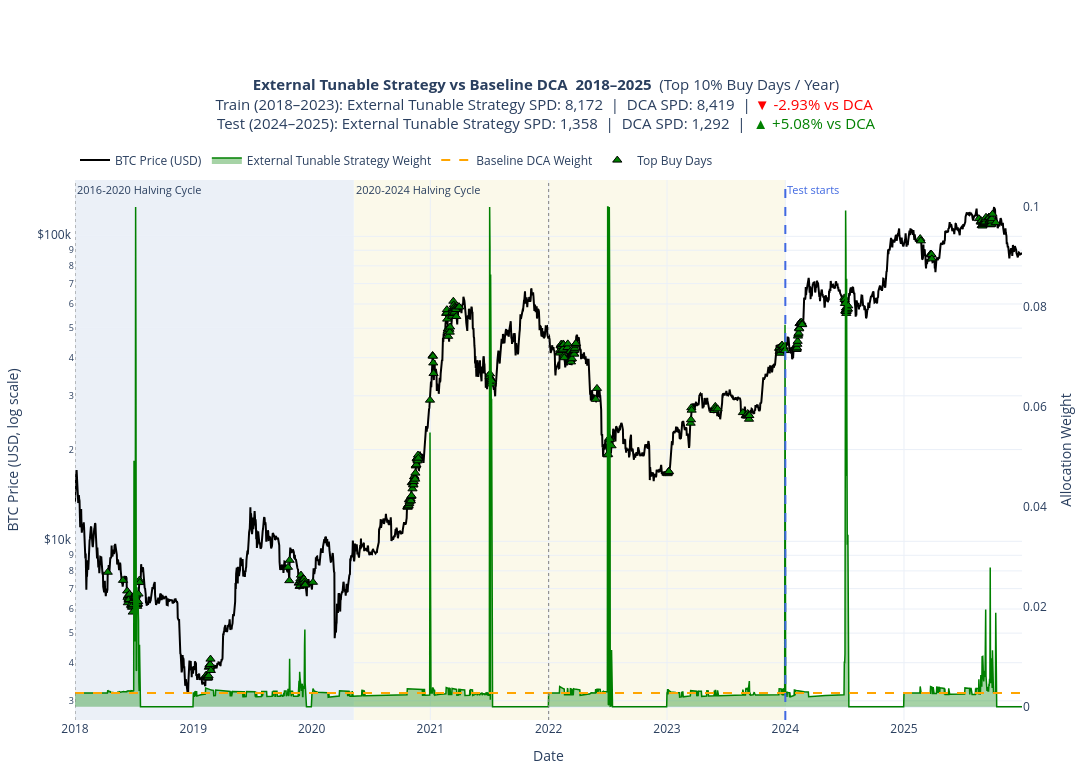

The cell this chart's notebook holds for it:
### Code cell
combined_plot_df = (
    pd.concat([merged_train.to_pandas(), merged_test.to_pandas()])
    .sort_values("date")
    .reset_index(drop=True)
)
combined_plot_df["date"] = pd.to_datetime(combined_plot_df["date"])

cols = plots.StrategyColumns(
    weight="dynamic_weight",
    spd="sats_per_dollar_dynamic",
    sats_accum="sats_accum_dynamic",
)

# Full period
full_plot = plots.plot_strategy_full_period(
    combined_plot_df, 
    cols, 
    "External Tunable Strategy", 
    date_range=("2018-01-01", str(combined_plot_df["date"].max().date())),
    test_start_date="2024-01-01"
)
plt.show()

### Figure 1 — Plotly figure (JSON) as saved in the notebook; plotly's stock layout.template omitted (floating-point values rounded to 4 significant figures; data arrays with more than 128 entries replaced by an {"elided": "..."} marker saying what was removed)
{"data": [{"customdata": {"elided": "2920x8 mixed values"}, "hovertemplate": "<b>Date</b>: %{x|%Y-%m-%d}<br><b>Year</b>: %{customdata[0]}<br><b>Cycle</b>: %{customdata[1]}<br><b>BTC Price</b>: $%{y:,.2f}<br><b>External Tunable Strategy Weight</b>: %{customdata[2]:.8f}<br><b>DCA Weight</b>: %{customdata[3]:.8f}<br><b>External Tunable Strategy sats/$</b>: %{customdata[4]:,.2f}<br><b>DCA sats/$</b>: %{customdata[5]:,.2f}<br><b>External Tunable Strategy sats accum.</b>: %{customdata[6]:,.2f}<br><b>DCA sats accum.</b>: %{customdata[7]:,.2f}<extra></extra>", "line": {"color": "black", "width": 2}, "mode": "lines", "name": "BTC Price (USD)", "type": "scatter", "x": {"elided": "2920 str values"}, "y": {"elided": "2920 float values"}, "yaxis": "y"}, {"customdata": {"elided": "2920x5 mixed values"}, "fill": "tozeroy", "fillcolor": "rgba(0, 128, 0, 0.35)", "hovertemplate": "<b>Date</b>: %{x|%Y-%m-%d}<br><b>Year</b>: %{customdata[0]}<br><b>Cycle</b>: %{customdata[1]}<br><b>External Tunable Strategy Weight</b>: %{y:.8f}<br><b>BTC Price</b>: $%{customdata[2]:,.2f}<br><b>External Tunable Strategy sats/$</b>: %{customdata[3]:,.2f}<br><b>External Tunable Strategy sats accum.</b>: %{customdata[4]:,.2f}<extra></extra>", "line": {"color": "green", "width": 1.5}, "mode": "lines", "name": "External Tunable Strategy Weight", "type": "scatter", "x": {"elided": "2920 str values"}, "y": {"elided": "2920 float values"}, "yaxis": "y2"}, {"customdata": {"elided": "2920x5 mixed values"}, "hovertemplate": "<b>Date</b>: %{x|%Y-%m-%d}<br><b>Year</b>: %{customdata[0]}<br><b>Cycle</b>: %{customdata[1]}<br><b>DCA Weight</b>: %{y:.8f}<br><b>BTC Price</b>: $%{customdata[2]:,.2f}<br><b>DCA sats/$</b>: %{customdata[3]:,.2f}<br><b>DCA sats accum.</b>: %{customdata[4]:,.2f}<extra></extra>", "line": {"color": "orange", "dash": "dash", "width": 2}, "mode": "lines", "name": "Baseline DCA Weight", "type": "scatter", "x": {"elided": "2920 str values"}, "y": {"elided": "2920 float values"}, "yaxis": "y2"}, {"customdata": {"elided": "296x3 float values"}, "hovertemplate": "<b>Top Buy Date</b>: %{x|%Y-%m-%d}<br><b>Year</b>: %{customdata[0]}<br><b>BTC Price</b>: $%{y:,.2f}<br><b>External Tunable Strategy Weight</b>: %{customdata[1]:.8f}<br><b>Year Threshold</b>: %{customdata[2]:.8f}<extra></extra>", "marker": {"color": "green", "line": {"color": "black", "width": 1}, "size": 8, "symbol": "triangle-up"}, "mode": "markers", "name": "Top Buy Days", "type": "scatter", "x": {"elided": "296 str values"}, "y": {"elided": "296 float values"}, "yaxis": "y"}], "layout": {"annotations": [{"font": {"size": 11}, "showarrow": false, "text": "2016-2020 Halving Cycle", "x": "2018-01-01T00:00:00", "xanchor": "left", "xref": "x", "y": 1, "yanchor": "top", "yref": "y domain"}, {"font": {"size": 11}, "showarrow": false, "text": "2020-2024 Halving Cycle", "x": "2020-05-11T00:00:00", "xanchor": "left", "xref": "x", "y": 1, "yanchor": "top", "yref": "y domain"}, {"font": {"color": "royalblue", "size": 11}, "showarrow": false, "text": "Test starts", "x": 1704067200000, "xanchor": "left", "xref": "x", "y": 1, "yanchor": "top", "yref": "y domain"}], "height": 780, "hovermode": "x unified", "legend": {"orientation": "h", "x": 0, "xanchor": "left", "y": 1.01, "yanchor": "bottom"}, "margin": {"b": 60, "l": 70, "r": 70, "t": 180}, "shapes": [{"fillcolor": "rgba(176, 196, 222, 0.25)", "layer": "below", "line": {"width": 0}, "opacity": 1, "type": "rect", "x0": "2018-01-01T00:00:00", "x1": "2020-05-10T00:00:00", "xref": "x", "y0": 0, "y1": 1, "yref": "y domain"}, {"fillcolor": "rgba(238, 232, 170, 0.25)", "layer": "below", "line": {"width": 0}, "opacity": 1, "type": "rect", "x0": "2020-05-11T00:00:00", "x1": "2023-12-31T00:00:00", "xref": "x", "y0": 0, "y1": 1, "yref": "y domain"}, {"line": {"color": "gray", "dash": "dot", "width": 1}, "type": "line", "x0": "2010-08-16T00:00:00", "x1": "2010-08-16T00:00:00", "xref": "x", "y0": 0, "y1": 1, "yref": "y domain"}, {"line": {"color": "gray", "dash": "dot", "width": 1}, "type": "line", "x0": "2014-01-01T00:00:00", "x1": "2014-01-01T00:00:00", "xref": "x", "y0": 0, "y1": 1, "yref": "y domain"}, {"line": {"color": "gray", "dash": "dot", "width": 1}, "type": "line", "x0": "2018-01-01T00:00:00", "x1": "2018-01-01T00:00:00", "xref": "x", "y0": 0, "y1": 1, "yref": "y domain"}, {"line": {"color": "gray", "dash": "dot", "width": 1}, "type": "line", "x0": "2022-01-01T00:00:00", "x1": "2022-01-01T00:00:00", "xref": "x", "y0": 0, "y1": 1, "yref": "y domain"}, {"line": {"color": "royalblue", "dash": "dash", "width": 2}, "type": "line", "x0": 1704067200000, "x1": 1704067200000, "xref": "x", "y0": 0, "y1": 1, "yref": "y domain"}], "title": {"font": {"size": 15}, "text": "<b>External Tunable Strategy vs Baseline DCA  2018–2025</b>  (Top 10% Buy Days / Year)<br>Train (2018–2023): External Tunable Strategy SPD: 8,172  |  DCA SPD: 8,419  | <span style='color:red;'>▼ -2.93% vs DCA</span> <br>Test (2024–2025): External Tunable Strategy SPD: 1,358  |  DCA SPD: 1,292  |  <span style='color:green;'>▲ +5.08% vs DCA</span>", "x": 0.5}, "width": 1450, "xaxis": {"range": ["2018-01-01T00:00:00", "2025-12-31T00:00:00"], "showgrid": true, "title": {"text": "Date"}}, "yaxis": {"showgrid": true, "side": "left", "tickprefix": "$", "title": {"text": "BTC Price (USD, log scale)"}, "type": "log"}, "yaxis2": {"overlaying": "y", "showgrid": false, "side": "right", "title": {"text": "Allocation Weight"}}}}
